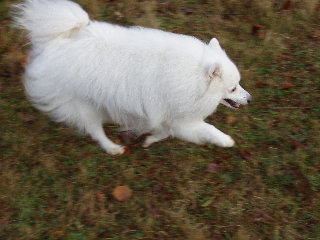
#> input picture PyIFT/example/dog.png, 320 x 240 px
$ python binarize.py ../PyIFT/example out
#> lines starting #> are read from the running program, lines starting #| are printed output that depends on the picture; after the words box and inside, x2 and y2 are one past the last pixel; in counts of white or black regions, pixels touching at a corner belong together
from skimage.filters import threshold_otsu
import numpy as np
from skimage import io
import os
import argparse

def binarize_saliency(saliency):
    threshold = threshold_otsu(saliency)

    # compute std saliency
    std_saliency = np.std(saliency)
    threshold -= std_saliency
    if(threshold < 0):
        threshold = 0

    bin_sal = np.copy(saliency)
    bin_sal[saliency>threshold] = 1
    bin_sal[saliency<=threshold] = 0

    #bin_sal=morphology.area_opening(bin_sal, area_threshold=64, connectivity=2).astype(int)
    #bin_sal=morphology.area_closing(bin_sal, area_threshold=32, connectivity=2).astype(int)
    #bin_sal=morphology.isotropic_erosion(bin_sal, radius=3).astype(int)

    return bin_sal

parser = argparse.ArgumentParser("simple_example")
parser.add_argument("input_dir", help="Input directory containing images.", type=str)
parser.add_argument("output_dir", help="Output directory for binarized images.", type=str)
args = parser.parse_args()

imgs_dir = args.input_dir
out_dir = args.output_dir
os.makedirs(out_dir, exist_ok=True)
for i,filename in enumerate(os.listdir(imgs_dir)):
        basename = filename.split(".")[0]

        if os.path.isfile(imgs_dir+'/'+filename) == False:
            print("No result found for ", imgs_dir+'/'+filename)
            continue
        saliency = io.imread(imgs_dir+'/'+filename)
#> saliency is the input picture: shape (240, 320, 3); mean R, G, B 107.6, 98.2, 81.2

        if(len(saliency.shape) == 3):
            saliency = saliency[:,:,0]
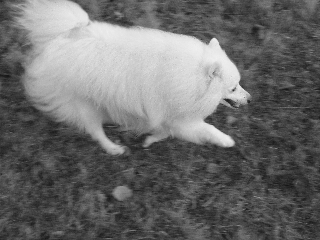
#> saliency: shape (240, 320); min 21, max 241, mean 107.6

        bin_sal = binarize_saliency(saliency)
#> in binarize_saliency, `threshold = threshold_otsu(saliency)`: threshold = 134
#> in binarize_saliency, `std_saliency = np.std(saliency)`: std_saliency = 58.13
#> in binarize_saliency, `threshold -= std_saliency`: threshold = 75.87
#> in binarize_saliency, `bin_sal[saliency>threshold] = 1`:
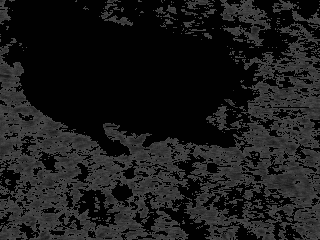
#> bin_sal: shape (240, 320); min 1, max 75, mean 26.3
#> in binarize_saliency, `bin_sal[saliency<=threshold] = 0`:
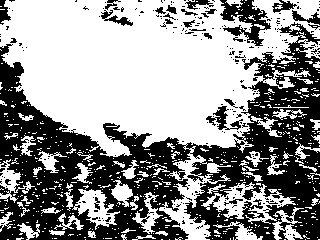
#> bin_sal: shape (240, 320); values 0 (black) and 1 (white), 57.9% white; 288 black regions (263 under 20 px), largest, box (x1, y1, x2, y2) and area: (0, 22, 320, 240) 28812, (220, 0, 271, 46) 1044, (206, 106, 243, 130) 303
        io.imsave(out_dir+'/'+basename+'.png', (bin_sal*255).astype(np.uint8))
